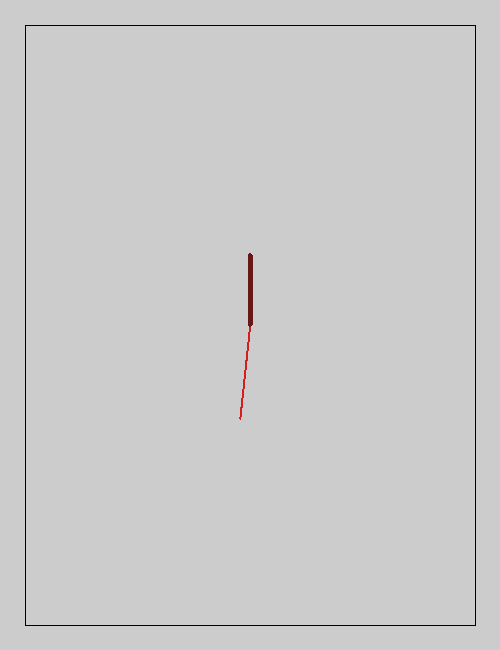
Frame 1 (no input)
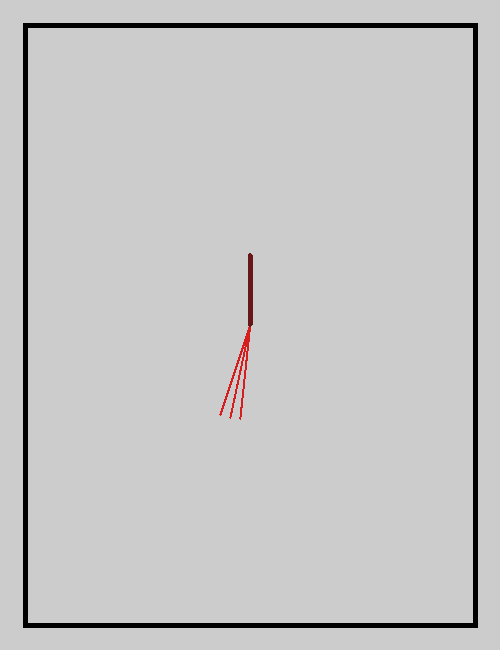
Frame 60 (the mouse pressed at the canvas centre just before this capture)
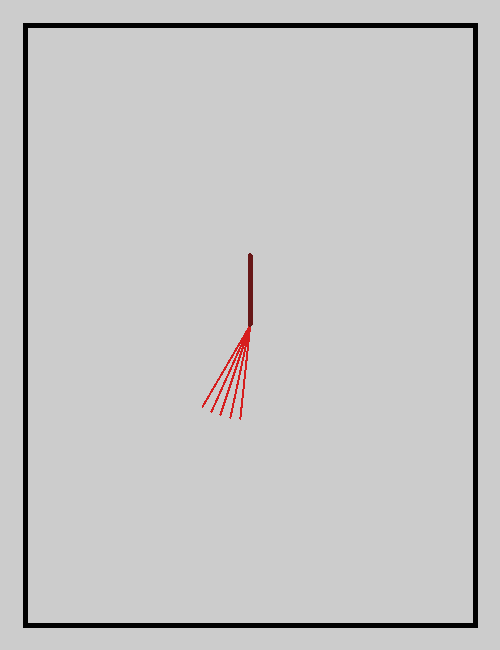
Frame 120 (the mouse held since frame 60 and released just before this capture)

The Processing sketch that drew these frames (run headless with seeded random() and noise(); from frame 60 on, the mouse is pressed at the canvas centre):

// Processing sketch: processing_186448
// ── processing_186448.pde


float contador = 0;
float qh=75; 

void setup() {
  size(500, 650);
  noSmooth();
  frameRate(30);
}

void draw() {
stroke(0);
noFill();
  rect(25,25,450, 600);
  reloj();
}

void reloj() {


  translate(width / 2, height / 2 );

  // reloj
  strokeWeight(2);


  // segundos
  strokeWeight(2);

  float radSec = 360/60* second();
  pushMatrix();
  rotate(radians(radSec));
  stroke(#D61E1E);
  line(0, 0, 0, -95);
  popMatrix();

  // minutos/horas
  strokeWeight(5);
  float radMin =  360/30 * minute();
  pushMatrix();
  rotate(radians(radMin));
  stroke(#671717);
  line(0, 0, 0, -70);
  popMatrix();

  int h = minute();
  resetMatrix();

  ///////
  if (contador < 0) {
    reloj1();
  } else if (contador < 1000) {
    reloj2 ();
  } else if (contador < 2000) {
    reloj3();
  } else if (contador <3000) {
    reloj4();
  } else if (contador <4000) {
    reloj5();
  } else if (contador <5000) {
    reloj6();
  } else {
    contador =0;
  }

  contador++;
}


void reloj1 () {
}


void reloj2() {


  translate(width / 2, height / 2 );

  // reloj
  strokeWeight(2);


  // segundos
  strokeWeight(2);

  float radSec = 360/60* second();
  pushMatrix();
  rotate(radians(radSec));
  stroke(#D61E1E);
  line(0, 0, 0, -95);
  popMatrix();

  // minutos/horas
  strokeWeight(5);
  float radMin =  360/30 * minute();
  pushMatrix();
  rotate(radians(radMin));
  stroke(#671717);
  line(0, 0, 0, -70);
  popMatrix();

  int h = minute();
  resetMatrix();
}
void reloj3() {


  translate(width / 2 -qh, height / 2 -qh);

  // reloj
  strokeWeight(2);


  // segundos
  strokeWeight(2);

  float radSec = 10* second();
  pushMatrix();
  rotate(radians(radSec));
  stroke(#E1E881);
  line(0, 0, 0, -95);
  popMatrix();

  // minutos/horas
  strokeWeight(5);
  float radMin =  10 * minute();
  pushMatrix();
  rotate(radians(radMin));
  stroke(#848B20);
  line(0, 0, 0, -70);
  popMatrix();

  int h = minute();
}
void reloj4() {

  translate(width / 2 +qh, height / 2 +qh);

  // reloj
  strokeWeight(2);


  // segundos
  strokeWeight(2);

  float radSec = 50* second();
  pushMatrix();
  rotate(radians(radSec));
  stroke(#839DE0);
  line(0, 0, 0, -95);
  popMatrix();

  // minutos/horas
  strokeWeight(5);
  float radMin =  50 * minute();
  pushMatrix();
  rotate(radians(radMin));
  stroke(#293E76);
  line(0, 0, 0, -70);
  popMatrix();

  int h = minute();
}

void reloj5 () {


  translate(width / 2 -qh, height / 2 +qh);

  // reloj
  strokeWeight(2);


  // segundos
  strokeWeight(2);

  float radSec = 2* second();
  pushMatrix();
  rotate(radians(radSec));
  stroke(#CD65E3);
  line(0, 0, 0, -95);
  popMatrix();

  // minutos/horas
  strokeWeight(5);
  float radMin =  2 * minute();
  pushMatrix();
  rotate(radians(radMin));
  stroke(#4A1655);
  line(0, 0, 0, -70);
  popMatrix();

  int h = minute();
}

void reloj6() {


  translate(width / 2 +qh, height / 2 -qh);

  // reloj
  strokeWeight(2);


  // segundos
  strokeWeight(2);

  float radSec = 80* second();
  pushMatrix();
  rotate(radians(radSec));
  stroke(#E3B090);
  line(0, 0, 0, -95);
  popMatrix();

  // minutos/horas
  strokeWeight(5);
  float radMin =  80 * minute();
  pushMatrix();
  rotate(radians(radMin));
  stroke(#9B5429);
  line(0, 0, 0, -70);
  popMatrix();

  int h = minute();
}
